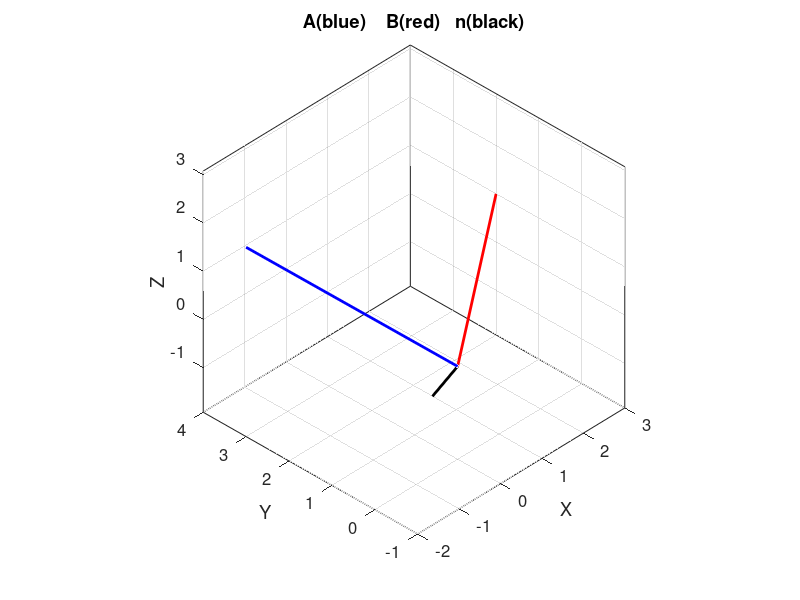
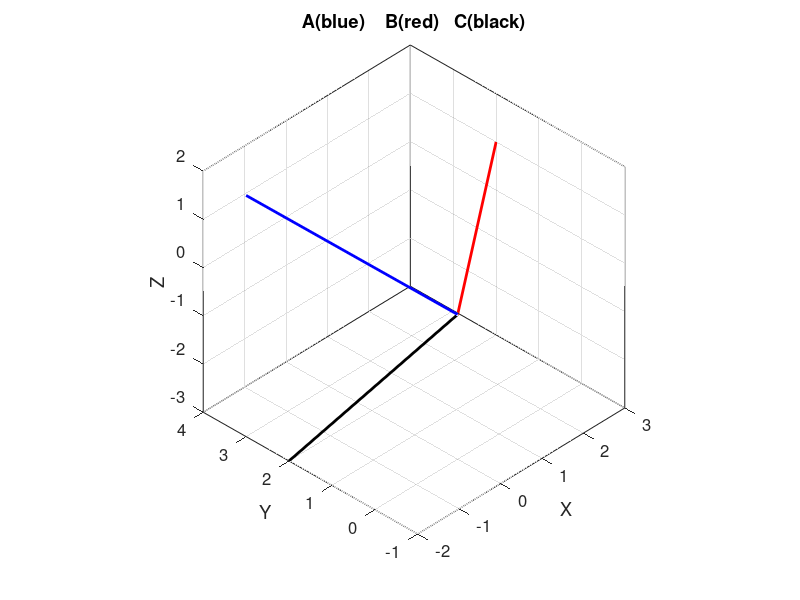

These figures' MATLAB source, in order:
% em_04.m

% DOT AND CROSS PRODUCT

% DOING PHYSICS WITH MATLAB
%    https://d-arora.github.io/Doing-Physics-With-Matlab/

% DOWNLOAD Scripts from
%   https://github.com/D-Arora/Doing-Physics-With-Matlab/tree/master/mpScripts
%   https://drive.google.com/drive/u/3/folders/1j09aAhfrVYpiMavajrgSvUMc89ksF9Jb

% 220226  Matlab Version R2021b

clear
close all
clc

% INPUTS  >>>>>>>>>>>>>>>>>>>>>>>>>>>>>>>>>>>>>>>>>>>>>>>>>>>>>>>>>>>>>>
  A = [-2;3;2];
  B = [3;2;1];
  C = [-2;2;-3];
 
% CALCULATIONS   =======================================================
% Magnitudes
  Ar = norm(A);
  Br = norm(B);
  Cr = norm(C);
% dot and cross products
  AdotB = dot(A,B);
  BdotA = dot(B,A);
  AcrossB = cross(A,B);
  BcrossA = cross(B,A);
% Angle between A and B
  angleAB = acos(AdotB/(Ar*Br));
  angleABdeg = rad2deg(angleAB);
% Unit vector n
  n = cross(A,B)/(Ar*Br*sin(angleAB));
% Area of parallelogram
  areaAB = AdotB;
% Triple products
  AdBxC = dot(A,cross(B,C));  
  CdAxB = dot(C,cross(A,B));
  BdCxA = dot(B,cross(C,A));
  BdAxC = dot(B,cross(A,C));
  volABC =  AdBxC;  
% Triple cross products
  AxBC  =  cross(A, cross(B,C));   % Ax(BxC)
  ABxC  =  cross(cross(A,B),C );   % (AxB)xC
  BAC_CAB = B.*dot(A,C) - C.*dot(A,B);


% OUTPUT   ==============================================================
disp('  ')
fprintf('  Vector A   %2.2f   %2.2f   %2.2f  \n  ',A)
fprintf('Vector B   %2.2f   %2.2f   %2.2f  \n  ',B)
fprintf('Vector C   %2.2f   %2.2f   %2.2f  \n  ',C)
fprintf('Ar = %2.4f    Br = %2.4f   Cr = %2.4f  \n  ',Ar,Br,Cr)
fprintf('AdotB = %2.4f    BdotA = %2.4f  \n  ',AdotB, BdotA)
fprintf('AcrossB   %2.4f   %2.4f   %2.4f  \n  ',AcrossB')
fprintf('BcrossA   %2.4f   %2.4f   %2.4f  \n  ',BcrossA')
fprintf('AB angle   %2.4f rad   %2.4f deg  \n  ',angleAB,angleABdeg)
fprintf('Unit vector n   %2.4f   %2.4f   %2.4f  \n  ',n')
fprintf('Area parallelogram AB = %2.4f  \n  ',areaAB')
fprintf('AdBxC = %2.4f  \n  ',AdBxC)
fprintf('CdAxC = %2.4f  \n  ',CdAxB)
fprintf('BdCxA = %2.4f  \n  ',BdCxA)
fprintf('BdAxC = %2.4f  \n  ',BdAxC)
fprintf('volume parallelepiped = %2.4f  \n  ',volABC)
fprintf('Ax(BxC)  %2.4f   %2.4f   %2.4f  \n  ',AxBC')
fprintf('(AxB)xC  %2.4f   %2.4f   %2.4f  \n  ',ABxC')
fprintf('BAC_CAB  %2.4f   %2.4f   %2.4f  \n  ',BAC_CAB')


% GRAPHICS   ============================================================
figure(1)
  set(gcf,'units','normalized');
  set(gcf,'position',[0.05 0.15 0.2 0.30]);

  xP = [0 A(1)]; yP = [0 A(2)]; zP = [0 A(3)];
    plot3(xP,yP,zP,'b','linewidth',2);
  hold on
  xP = [0 B(1)]; yP = [0 B(2)]; zP = [0 B(3)];
    plot3(xP,yP,zP,'r','linewidth',2);

  xP = [0 n(1)]; yP = [0 n(2)]; zP = [0 n(3)];
    plot3(xP,yP,zP,'k','linewidth',2);

  xlabel('X'); ylabel('Y');zlabel('Z')
   title('A(blue)    B(red)   n(black)')
  grid on; box on
  axis equal
  view(-46,36)
  set(gca,'fontsize',12)


figure(2)
  set(gcf,'units','normalized');
  set(gcf,'position',[0.3 0.15 0.2 0.3]);

  xP = [0 A(1)]; yP = [0 A(2)]; zP = [0 A(3)];
    plot3(xP,yP,zP,'b','linewidth',2)
  hold on
  xP = [0 B(1)]; yP = [0 B(2)]; zP = [0 B(3)];
    plot3(xP,yP,zP,'r','linewidth',2)

  xP = [0 C(1)]; yP = [0 C(2)]; zP = [0 C(3)];
    plot3(xP,yP,zP,'k','linewidth',2)

  xlabel('X'); ylabel('Y');zlabel('Z')
  title('A(blue)    B(red)   C(black)')
  grid on; box on
  axis equal
  view(-46,36)
  set(gca,'fontsize',12)
